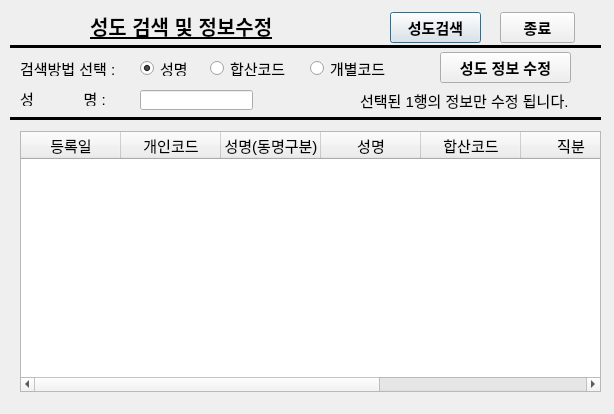
<?xml version="1.0" encoding="UTF-8"?>
<ui version="4.0">
 <class>Regist_Member</class>
 <widget class="QDialog" name="Regist_Member">
  <property name="geometry">
   <rect>
    <x>0</x>
    <y>0</y>
    <width>614</width>
    <height>414</height>
   </rect>
  </property>
  <property name="font">
   <font>
    <pointsize>11</pointsize>
   </font>
  </property>
  <property name="windowTitle">
   <string>Dialog</string>
  </property>
  <widget class="QLabel" name="label">
   <property name="geometry">
    <rect>
     <x>90</x>
     <y>10</y>
     <width>211</width>
     <height>31</height>
    </rect>
   </property>
   <property name="font">
    <font>
     <pointsize>15</pointsize>
     <weight>75</weight>
     <bold>true</bold>
     <underline>true</underline>
    </font>
   </property>
   <property name="text">
    <string>성도 검색 및 정보수정</string>
   </property>
  </widget>
  <widget class="QLabel" name="label_3">
   <property name="geometry">
    <rect>
     <x>20</x>
     <y>60</y>
     <width>101</width>
     <height>16</height>
    </rect>
   </property>
   <property name="text">
    <string>검색방법 선택 :</string>
   </property>
  </widget>
  <widget class="QLabel" name="tab_label">
   <property name="geometry">
    <rect>
     <x>20</x>
     <y>90</y>
     <width>101</width>
     <height>16</height>
    </rect>
   </property>
   <property name="text">
    <string>성            명 :</string>
   </property>
  </widget>
  <widget class="QLineEdit" name="sungdo_name_widget">
   <property name="geometry">
    <rect>
     <x>140</x>
     <y>90</y>
     <width>113</width>
     <height>20</height>
    </rect>
   </property>
  </widget>
  <widget class="Line" name="line">
   <property name="geometry">
    <rect>
     <x>10</x>
     <y>36</y>
     <width>591</width>
     <height>20</height>
    </rect>
   </property>
   <property name="minimumSize">
    <size>
     <width>591</width>
     <height>0</height>
    </size>
   </property>
   <property name="frameShadow">
    <enum>QFrame::Plain</enum>
   </property>
   <property name="lineWidth">
    <number>3</number>
   </property>
   <property name="orientation">
    <enum>Qt::Horizontal</enum>
   </property>
  </widget>
  <widget class="Line" name="line_2">
   <property name="geometry">
    <rect>
     <x>10</x>
     <y>110</y>
     <width>591</width>
     <height>16</height>
    </rect>
   </property>
   <property name="minimumSize">
    <size>
     <width>0</width>
     <height>16</height>
    </size>
   </property>
   <property name="frameShadow">
    <enum>QFrame::Plain</enum>
   </property>
   <property name="lineWidth">
    <number>3</number>
   </property>
   <property name="orientation">
    <enum>Qt::Horizontal</enum>
   </property>
  </widget>
  <widget class="QTableWidget" name="regist_sungdo_tableWidget">
   <property name="geometry">
    <rect>
     <x>20</x>
     <y>131</y>
     <width>581</width>
     <height>261</height>
    </rect>
   </property>
   <column>
    <property name="text">
     <string>등록일</string>
    </property>
   </column>
   <column>
    <property name="text">
     <string>개인코드</string>
    </property>
   </column>
   <column>
    <property name="text">
     <string>성명(동명구분)</string>
    </property>
   </column>
   <column>
    <property name="text">
     <string>성명</string>
    </property>
   </column>
   <column>
    <property name="text">
     <string>합산코드</string>
    </property>
   </column>
   <column>
    <property name="text">
     <string>직분</string>
    </property>
   </column>
   <column>
    <property name="text">
     <string>주소</string>
    </property>
   </column>
   <column>
    <property name="text">
     <string>비고</string>
    </property>
   </column>
  </widget>
  <widget class="QPushButton" name="serch_member_Button">
   <property name="geometry">
    <rect>
     <x>390</x>
     <y>12</y>
     <width>91</width>
     <height>31</height>
    </rect>
   </property>
   <property name="font">
    <font>
     <pointsize>11</pointsize>
     <weight>75</weight>
     <bold>true</bold>
    </font>
   </property>
   <property name="text">
    <string>성도검색</string>
   </property>
  </widget>
  <widget class="QRadioButton" name="name_radio_Button">
   <property name="geometry">
    <rect>
     <x>140</x>
     <y>60</y>
     <width>51</width>
     <height>16</height>
    </rect>
   </property>
   <property name="text">
    <string>성명</string>
   </property>
   <property name="checked">
    <bool>true</bool>
   </property>
  </widget>
  <widget class="QRadioButton" name="hap_code_radio_Button">
   <property name="geometry">
    <rect>
     <x>210</x>
     <y>60</y>
     <width>81</width>
     <height>16</height>
    </rect>
   </property>
   <property name="text">
    <string>합산코드</string>
   </property>
  </widget>
  <widget class="QPushButton" name="close_pushButton">
   <property name="geometry">
    <rect>
     <x>500</x>
     <y>12</y>
     <width>75</width>
     <height>31</height>
    </rect>
   </property>
   <property name="font">
    <font>
     <pointsize>11</pointsize>
     <weight>75</weight>
     <bold>true</bold>
    </font>
   </property>
   <property name="text">
    <string>종료</string>
   </property>
  </widget>
  <widget class="QPushButton" name="edit_infor_Button">
   <property name="geometry">
    <rect>
     <x>440</x>
     <y>52</y>
     <width>131</width>
     <height>31</height>
    </rect>
   </property>
   <property name="font">
    <font>
     <pointsize>11</pointsize>
     <weight>75</weight>
     <bold>true</bold>
    </font>
   </property>
   <property name="text">
    <string>성도 정보 수정</string>
   </property>
  </widget>
  <widget class="QLabel" name="label_2">
   <property name="geometry">
    <rect>
     <x>360</x>
     <y>90</y>
     <width>241</width>
     <height>20</height>
    </rect>
   </property>
   <property name="text">
    <string>선택된 1행의 정보만 수정 됩니다.</string>
   </property>
  </widget>
  <widget class="QRadioButton" name="code1_radio_Button">
   <property name="geometry">
    <rect>
     <x>310</x>
     <y>60</y>
     <width>81</width>
     <height>16</height>
    </rect>
   </property>
   <property name="text">
    <string>개별코드</string>
   </property>
  </widget>
 </widget>
 <resources/>
 <connections>
  <connection>
   <sender>serch_member_Button</sender>
   <signal>clicked()</signal>
   <receiver>Regist_Member</receiver>
   <slot>sungdo_view()</slot>
   <hints>
    <hint type="sourcelabel">
     <x>447</x>
     <y>29</y>
    </hint>
    <hint type="destinationlabel">
     <x>380</x>
     <y>15</y>
    </hint>
   </hints>
  </connection>
  <connection>
   <sender>edit_infor_Button</sender>
   <signal>clicked()</signal>
   <receiver>Regist_Member</receiver>
   <slot>edit_information()</slot>
   <hints>
    <hint type="sourcelabel">
     <x>468</x>
     <y>88</y>
    </hint>
    <hint type="destinationlabel">
     <x>397</x>
     <y>78</y>
    </hint>
   </hints>
  </connection>
 </connections>
 <slots>
  <slot>sungdo_view()</slot>
  <slot>edit_information()</slot>
 </slots>
</ui>
